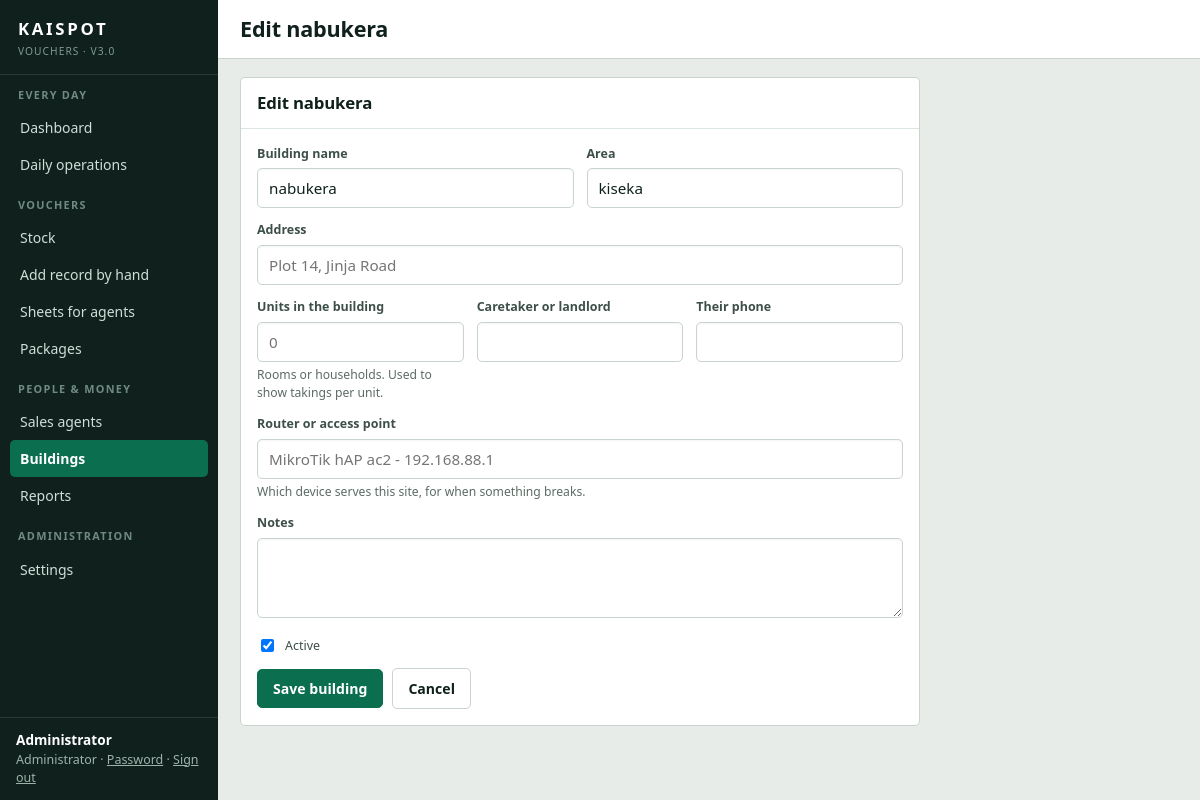
/buildings/1/edit (signed in), run on the app's committed database.
### tables this page shows
CREATE TABLE users (
    id            INTEGER PRIMARY KEY AUTOINCREMENT,
    username      TEXT    NOT NULL UNIQUE COLLATE NOCASE,
    password_hash TEXT    NOT NULL,
    full_name     TEXT    NOT NULL DEFAULT '',
    role          TEXT    NOT NULL DEFAULT 'agent',   -- admin | manager | agent
    agent_id      INTEGER REFERENCES agents(id) ON DELETE CASCADE,
    active        INTEGER NOT NULL DEFAULT 1,
    must_change   INTEGER NOT NULL DEFAULT 0,
    created_at    TEXT    NOT NULL DEFAULT (datetime('now'))
);

CREATE TABLE buildings (
            id            INTEGER PRIMARY KEY AUTOINCREMENT,
            name          TEXT    NOT NULL UNIQUE COLLATE NOCASE,
            area          TEXT    NOT NULL DEFAULT '',
            address       TEXT    NOT NULL DEFAULT '',
            contact_name  TEXT    NOT NULL DEFAULT '',
            contact_phone TEXT    NOT NULL DEFAULT '',
            units         INTEGER NOT NULL DEFAULT 0,
            router        TEXT    NOT NULL DEFAULT '',
            notes         TEXT    NOT NULL DEFAULT '',
            active        INTEGER NOT NULL DEFAULT 1,
            created_at    TEXT    NOT NULL DEFAULT (datetime('now'))
        );

### backend/routes/buildings.py (the view, shortened to what this page needs)
@bp.route("/<int:building_id>/edit", methods=["GET", "POST"])
@auth.staff_only
def edit(building_id: int):
    building = building_service.get(building_id)
    if building is None:
        flash("That building does not exist.", "error")
        return redirect(url_for("buildings.index"))
    return render_template("pages/building_form.html", building=building,
                           heading=f"Edit {building['name']}")

### backend/auth.py (called while the page is built)
def current_user():
    if "user" in g:
        return g.user
    user_id = session.get("user_id")
    g.user = None
    if user_id:
        g.user = one("SELECT * FROM users WHERE id = ? AND active = 1", (user_id,))
        if g.user is None:
            session.clear()
    return g.user

def staff_only(view: Callable) -> Callable:
    @functools.wraps(view)
    def wrapped(*args, **kwargs):
        user = current_user()
        if user is None:
            return redirect(url_for("auth.sign_in"))
        if user["role"] not in ("admin", "manager"):
            flash("That area is for office staff.", "error")
            return redirect(home_for(user))
        return view(*args, **kwargs)
    return wrapped

### backend/db.py (called while the page is built)
def connect() -> sqlite3.Connection:
    DATA_DIR.mkdir(parents=True, exist_ok=True)
    conn = sqlite3.connect(DB_PATH, timeout=15, isolation_level=None)
    conn.row_factory = sqlite3.Row
    conn.execute("PRAGMA journal_mode = WAL")
    conn.execute("PRAGMA foreign_keys = ON")
    conn.execute("PRAGMA busy_timeout = 15000")
    conn.execute("PRAGMA synchronous = NORMAL")
    return conn

def get_db() -> sqlite3.Connection:
    if "db" not in g:
        g.db = connect()
    return g.db

def one(sql: str, params: tuple | dict = ()) -> sqlite3.Row | None:
    return get_db().execute(sql, params).fetchone()

def one_dict(sql: str, params: tuple | dict = ()) -> dict | None:
    row = one(sql, params)
    return dict(row) if row else None

### backend/services/buildings.py (called while the page is built)
def get(building_id: int) -> dict | None:
    return one_dict("SELECT * FROM buildings WHERE id = ?", (building_id,))

### frontend/templates/pages/building_form.html
{% extends "base.html" %}
{% block title %}{{ heading }}{% endblock %}
{% block content %}
<div class="card" style="max-width:680px">
  <h2>{{ heading }}</h2>
  <div class="card-body">
    <form method="post">
      <div class="field-row">
        <div class="field"><label for="name">Building name</label>
          <input type="text" id="name" name="name" value="{{ building.name or '' }}"
                 placeholder="Kireka Tower" required></div>
        <div class="field"><label for="area">Area</label>
          <input type="text" id="area" name="area" value="{{ building.area or '' }}"
                 placeholder="Kireka"></div>
      </div>
      <div class="field"><label for="address">Address</label>
        <input type="text" id="address" name="address" value="{{ building.address or '' }}"
               placeholder="Plot 14, Jinja Road"></div>
      <div class="field-row three">
        <div class="field"><label for="units">Units in the building</label>
          <input type="text" inputmode="numeric" id="units" name="units"
                 value="{{ building.units or '' }}" placeholder="0">
          <div class="hint">Rooms or households. Used to show takings per unit.</div></div>
        <div class="field"><label for="contact_name">Caretaker or landlord</label>
          <input type="text" id="contact_name" name="contact_name" value="{{ building.contact_name or '' }}"></div>
        <div class="field"><label for="contact_phone">Their phone</label>
          <input type="tel" id="contact_phone" name="contact_phone" value="{{ building.contact_phone or '' }}"></div>
      </div>
      <div class="field"><label for="router">Router or access point</label>
        <input type="text" id="router" name="router" value="{{ building.router or '' }}"
               placeholder="MikroTik hAP ac2 - 192.168.88.1">
        <div class="hint">Which device serves this site, for when something breaks.</div></div>
      <div class="field"><label for="notes">Notes</label>
        <textarea id="notes" name="notes" style="min-height:80px">{{ building.notes or '' }}</textarea></div>
      {% if building.id %}
      <div class="field"><label class="check">
        <input type="checkbox" name="active" value="1" {% if building.active %}checked{% endif %}>
        Active</label></div>
      {% endif %}
      <div class="actions">
        <button type="submit" class="btn">Save building</button>
        <a class="btn quiet" href="{{ url_for('buildings.index') }}">Cancel</a>
      </div>
    </form>
  </div>
</div>
{% endblock %}

### frontend/templates/base.html (shortened to what this page needs)
<!DOCTYPE html>
<html lang="en">
<head>
<link rel="stylesheet" href="{{ url_for('static', filename='css/kaispot.css') }}">
</head>
<body>
{% set role = user.role if user else 'agent' %}
{% set staff = role in ('admin', 'manager') %}
<div class="shell">
  <aside class="sidebar">
    <div class="brand">
      <div class="brand-mark">KAISPOT</div>
      <div class="brand-sub">Vouchers &middot; v{{ app_version }}</div>
    </div>
    <nav class="nav">
      {% if staff %}
      <div class="nav-group">
        <div class="eyebrow">Every day</div>
        <a href="{{ url_for('dashboard.home') }}" {% if path == '/dashboard' %}class="on"{% endif %}>Dashboard</a>
        <a href="{{ url_for('daily.board') }}" {% if path.startswith('/daily') %}class="on"{% endif %}>Daily operations</a>
      </div>
      <div class="nav-group">
        <div class="eyebrow">Vouchers</div>
        <a href="{{ url_for('stock.index') }}" {% if path == '/stock/' %}class="on"{% endif %}>Stock</a>
        <a href="{{ url_for('stock.manual') }}" {% if path.startswith('/stock/manual') %}class="on"{% endif %}>Add record by hand</a>
        <a href="{{ url_for('stock.sheet_list') }}" {% if path.startswith('/stock/sheets') %}class="on"{% endif %}>Sheets for agents</a>
        <a href="{{ url_for('packages.index') }}" {% if path.startswith('/packages') %}class="on"{% endif %}>Packages</a>
      </div>
      <div class="nav-group">
        <div class="eyebrow">People &amp; money</div>
        <a href="{{ url_for('agents.index') }}" {% if path.startswith('/agents') %}class="on"{% endif %}>Sales agents</a>
        <a href="{{ url_for('buildings.index') }}" {% if path.startswith('/buildings') %}class="on"{% endif %}>Buildings</a>
        <a href="{{ url_for('reports.index') }}" {% if path.startswith('/reports') %}class="on"{% endif %}>Reports</a>
      </div>
      {% if role == 'admin' %}
      <div class="nav-group">
        <div class="eyebrow">Administration</div>
        <a href="{{ url_for('settings.index') }}" {% if path.startswith('/settings') %}class="on"{% endif %}>Settings</a>
      </div>
      {% endif %}
      {% endif %}
    </nav>
    {% if user %}
    <div class="who">
      <strong>{{ user.full_name or user.username }}</strong>
      {{ role_labels.get(user.role, user.role) }} &middot;
      <a href="{{ url_for('auth.password') }}">Password</a> &middot;
      <a href="{{ url_for('auth.sign_out') }}">Sign out</a>
    </div>
    {% endif %}
  </aside>
  <div class="main">
    <header class="topbar">
      <h1>{% block heading %}{{ self.title() }}{% endblock %}</h1>
    </header>
    <main class="content">
      {% block content %}{% endblock %}
    </main>
  </div>
</div>
</body>
</html>

### frontend/static/css/kaispot.css (style rules this page uses)
:root { --ink: #10211d; --ink-soft: #3d4f48; --muted: #5c6b64; --paper: #e7ece8; --surface: #ffffff; --line: #c9d4ce; --line-soft:#dde5e0; --accent: #0b6e4f; --accent-dk:#085440; --amber: #b26b00; --amber-bg: #fdf3e0; --short: #a32015; --short-bg: #fdeceb; --over: #1b6e3c; --over-bg: #e9f5ed; --wa: #1faa54; --tg: #229ed9; --sans: system-ui, -apple-system, "Segoe UI", Roboto, "Helvetica Neue", Arial, sans-serif; --mono: ui-monospace, "Cascadia Mono", Consolas, "DejaVu Sans Mono", monospace; --radius: 5px; }
* { box-sizing: border-box; }
html { -webkit-text-size-adjust: 100%; }
body { margin: 0; background: var(--paper); color: var(--ink); font-family: var(--sans); font-size: 15px; line-height: 1.5; }
.fig, .num, .stat-value, .big-figure, input[inputmode="numeric"], .code { font-family: var(--mono); font-variant-numeric: tabular-nums; font-feature-settings: "tnum" 1; }
a { color: var(--accent-dk); }
h1, h2, h3 { margin: 0; font-weight: 650; letter-spacing: -.01em; }
h1 { font-size: 1.35rem; }
h2 { font-size: 1.05rem; }
.eyebrow { font-size: .68rem; font-weight: 700; letter-spacing: .12em; text-transform: uppercase; color: var(--muted); }
.shell { display: flex; min-height: 100vh; }
.sidebar { width: 218px; flex: 0 0 218px; background: var(--ink); color: #cfded7; display: flex; flex-direction: column; position: sticky; top: 0; height: 100vh; }
.brand { padding: 16px 18px 14px; border-bottom: 1px solid rgba(255,255,255,.1); }
.brand-mark { font-size: 1.05rem; font-weight: 700; letter-spacing: .16em; color: #fff; }
.brand-sub { font-size: .64rem; letter-spacing: .1em; text-transform: uppercase; color: #7f9a90; margin-top: 3px; }
.nav { padding: 12px 10px; overflow-y: auto; flex: 1; }
.nav-group { margin-bottom: 14px; }
.nav-group > .eyebrow { padding: 0 8px 6px; color: #6f8a80; }
.nav a { display: block; padding: 8px 10px; border-radius: var(--radius); color: #cfded7; text-decoration: none; font-size: .875rem; }
.nav a.on { background: var(--accent); color: #fff; font-weight: 600; }
.who { padding: 12px 16px; border-top: 1px solid rgba(255,255,255,.1); font-size: .78rem; color: #9db3aa; }
.who strong { color: #fff; display: block; font-size: .85rem; }
.who a { color: #9db3aa; }
.main { flex: 1; min-width: 0; display: flex; flex-direction: column; }
.topbar { background: var(--surface); border-bottom: 1px solid var(--line); padding: 13px 22px; display: flex; align-items: center; gap: 14px; flex-wrap: wrap; }
.content { padding: 18px 22px 60px; max-width: 1240px; width: 100%; }
.card { background: var(--surface); border: 1px solid var(--line); border-radius: var(--radius); margin-bottom: 16px; overflow: hidden; }
.card > h2, .card > .card-head { padding: 12px 16px; border-bottom: 1px solid var(--line-soft); display: flex; align-items: center; gap: 12px; flex-wrap: wrap; }
.card-body { padding: 16px; }
label { display: block; font-size: .78rem; font-weight: 600; color: var(--ink-soft); margin-bottom: 5px; }
input[type="text"], input[type="password"], input[type="number"], input[type="tel"], input[type="date"], input[type="month"], input[type="search"], input[type="file"], select, textarea { width: 100%; padding: 9px 11px; font-family: inherit; font-size: .95rem; color: var(--ink); background: var(--surface); border: 1.5px solid var(--line); border-radius: var(--radius); box-shadow: inset 0 1px 2px rgba(16,33,29,.05); }
textarea { font-family: var(--mono); font-size: .88rem; min-height: 150px; }
.field { margin-bottom: 13px; }
.field .hint { font-size: .76rem; color: var(--muted); margin-top: 4px; }
.field-row { display: grid; gap: 13px; grid-template-columns: repeat(2, minmax(0,1fr)); }
.field-row.three { grid-template-columns: repeat(3, minmax(0,1fr)); }
.check { display: flex; align-items: center; gap: 8px; font-weight: 500; }
.check input { width: auto; }
.btn { display: inline-flex; align-items: center; justify-content: center; gap: 7px; padding: 9px 15px; font-family: inherit; font-size: .88rem; font-weight: 600; border-radius: var(--radius); border: 1.5px solid var(--accent); background: var(--accent); color: #fff; cursor: pointer; text-decoration: none; white-space: nowrap; }
.btn.quiet { background: var(--surface); color: var(--ink); border-color: var(--line); }
.actions { display: flex; gap: 9px; flex-wrap: wrap; align-items: center; }

### data on the page
users: full_name "Administrator", get "Administrator"
buildings: name "nabukera", area "kiseka", active "☑"

### other printed values
{{ app_version }} "3.0"
{{ heading }} "Edit nabukera"
